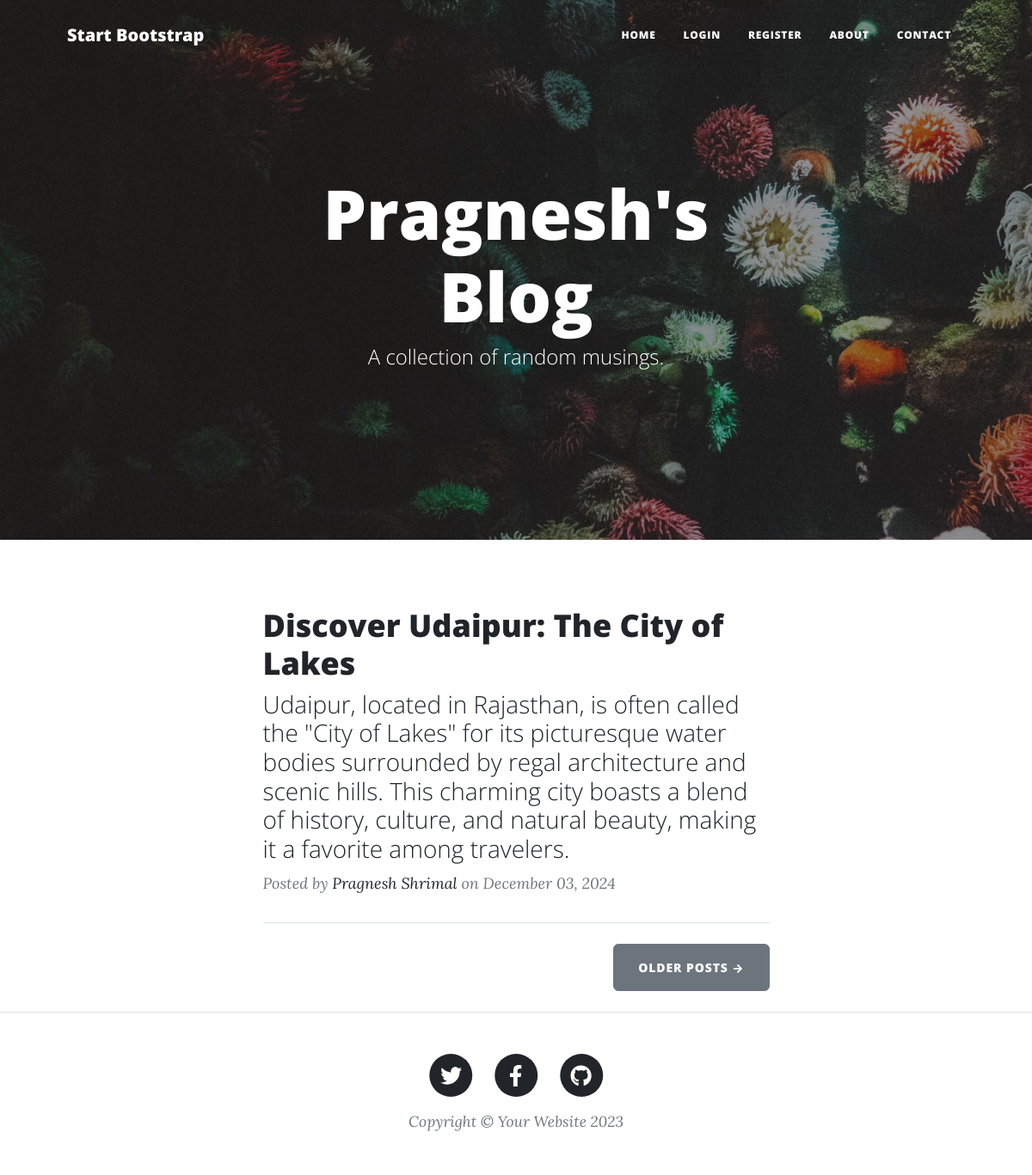
The page / on the database its author committed.
### main.py (models this page shows)
class BlogPost(db.Model):
    __tablename__ = "blog_posts"
    id: Mapped[int] = mapped_column(Integer, primary_key=True)
    author_id: Mapped[int] = mapped_column(Integer, db.ForeignKey("users.id"))
    author = relationship("User", back_populates="posts")
    title: Mapped[str] = mapped_column(String(250), unique=True, nullable=False)
    subtitle: Mapped[str] = mapped_column(String(250), nullable=False)
    date: Mapped[str] = mapped_column(String(250), nullable=False)
    body: Mapped[str] = mapped_column(Text, nullable=False)
    img_url: Mapped[str] = mapped_column(String(250), nullable=False)
    comments = relationship("Comment", back_populates="parent_post")

class User(UserMixin, db.Model):
    __tablename__ = "users"
    id: Mapped[int] = mapped_column(Integer, primary_key=True)
    email: Mapped[str] = mapped_column(String(100), unique=True)
    password: Mapped[str] = mapped_column(String(100))
    name: Mapped[str] = mapped_column(String(100))
    posts = relationship("BlogPost", back_populates="author")
    comments = relationship("Comment", back_populates="comment_author")

### main.py (the view)
@app.route('/')
def get_all_posts():
    result = db.session.execute(db.select(BlogPost))
    posts = result.scalars().all()
    return render_template("index.html", all_posts=posts, current_user=current_user)

### templates/index.html (shortened to what this page needs)
{% include "header.html" %}
<header
  class="masthead"
  style="background-image: url('../static/assets/img/home-bg.jpg')"
>
  <div class="container position-relative px-4 px-lg-5">
    <div class="row gx-4 gx-lg-5 justify-content-center">
      <div class="col-md-10 col-lg-8 col-xl-7">
        <div class="site-heading">
          <h1>Pragnesh's Blog</h1>
          <span class="subheading">A collection of random musings.</span>
        </div>
      </div>
    </div>
  </div>
</header>
<div class="container px-4 px-lg-5">
  <div class="row gx-4 gx-lg-5 justify-content-center">
    <div class="col-md-10 col-lg-8 col-xl-7">
      {% for post in all_posts %}
      <div class="post-preview">
        <a href="{{ url_for('show_post', post_id=post.id) }}">
          <h2 class="post-title">{{ post.title }}</h2>
          <h3 class="post-subtitle">{{ post.subtitle }}</h3>
        </a>
        <p class="post-meta">
          Posted by
          <a href="#">{{post.author.name}}</a>
          on {{post.date}}
        </p>
      </div>
      <hr class="my-4" />
      {% endfor %}
      <div class="d-flex justify-content-end mb-4">
        <a class="btn btn-secondary text-uppercase" href="#!">Older Posts →</a>
      </div>
    </div>
  </div>
</div>
{% include "footer.html" %}

### templates/header.html (shortened to what this page needs)
<!DOCTYPE html>
<html lang="en">
  <head>
    {% block styles %}
    {{ bootstrap.load_css() }}
    <link
      href="{{ url_for('static', filename='css/styles.css') }}"
      rel="stylesheet"
    />
    {% endblock %}
  </head>
  <body>
    <nav class="navbar navbar-expand-lg navbar-light" id="mainNav">
      <div class="container px-4 px-lg-5">
        <a class="navbar-brand" href="/">Start Bootstrap</a>
        <div class="collapse navbar-collapse" id="navbarResponsive">
          <ul class="navbar-nav ms-auto py-4 py-lg-0">
            <li class="nav-item">
              <a
                class="nav-link px-lg-3 py-3 py-lg-4"
                href="{{ url_for('get_all_posts') }}"
                >Home</a
              >
            </li>
            {% if not current_user.is_authenticated: %}
            <li class="nav-item">
              <a
                class="nav-link px-lg-3 py-3 py-lg-4"
                href="{{ url_for('login') }}"
                >Login</a
              >
            </li>
            <li class="nav-item">
              <a
                class="nav-link px-lg-3 py-3 py-lg-4"
                href="{{ url_for('register') }}"
                >Register</a
              >
            </li>
            {% endif %}
            <li class="nav-item">
              <a
                class="nav-link px-lg-3 py-3 py-lg-4"
                href="{{ url_for('about') }}"
                >About</a
              >
            </li>
            <li class="nav-item">
              <a
                class="nav-link px-lg-3 py-3 py-lg-4"
                href="{{ url_for('contact') }}"
                >Contact</a
              >
            </li>
          </ul>
        </div>
      </div>
    </nav>
  </body>
</html>

### templates/footer.html (shortened to what this page needs)
        <footer class="border-top">
          <div class="container px-4 px-lg-5">
              <div class="row gx-4 gx-lg-5 justify-content-center">
                  <div class="col-md-10 col-lg-8 col-xl-7">
                      <ul class="list-inline text-center">
                          <li class="list-inline-item">
                              <a href="#!">
                                  <span class="fa-stack fa-lg">
                                      <i class="fas fa-circle fa-stack-2x"></i>
                                      <i class="fab fa-twitter fa-stack-1x fa-inverse"></i>
                                  </span>
                              </a>
                          </li>
                          <li class="list-inline-item">
                              <a href="#!">
                                  <span class="fa-stack fa-lg">
                                      <i class="fas fa-circle fa-stack-2x"></i>
                                      <i class="fab fa-facebook-f fa-stack-1x fa-inverse"></i>
                                  </span>
                              </a>
                          </li>
                          <li class="list-inline-item">
                              <a href="#!">
                                  <span class="fa-stack fa-lg">
                                      <i class="fas fa-circle fa-stack-2x"></i>
                                      <i class="fab fa-github fa-stack-1x fa-inverse"></i>
                                  </span>
                              </a>
                          </li>
                      </ul>
                      <div class="small text-center text-muted fst-italic">Copyright &copy; Your Website 2023</div>
                  </div>
              </div>
          </div>
      </footer>
  </body>
</html>

### rows shown on the page
BlogPost: title "Discover Udaipur: The City of Lakes", subtitle "Udaipur, located in Rajasthan, is often called the \"City of Lakes\" for its picturesque water bodies surrounded by regal architecture and scenic hills. This charming city boasts a blend of history, culture, and natural beauty, making it a favorite among travelers.", author.name "Pragnesh Shrimal", date "December 03, 2024"
